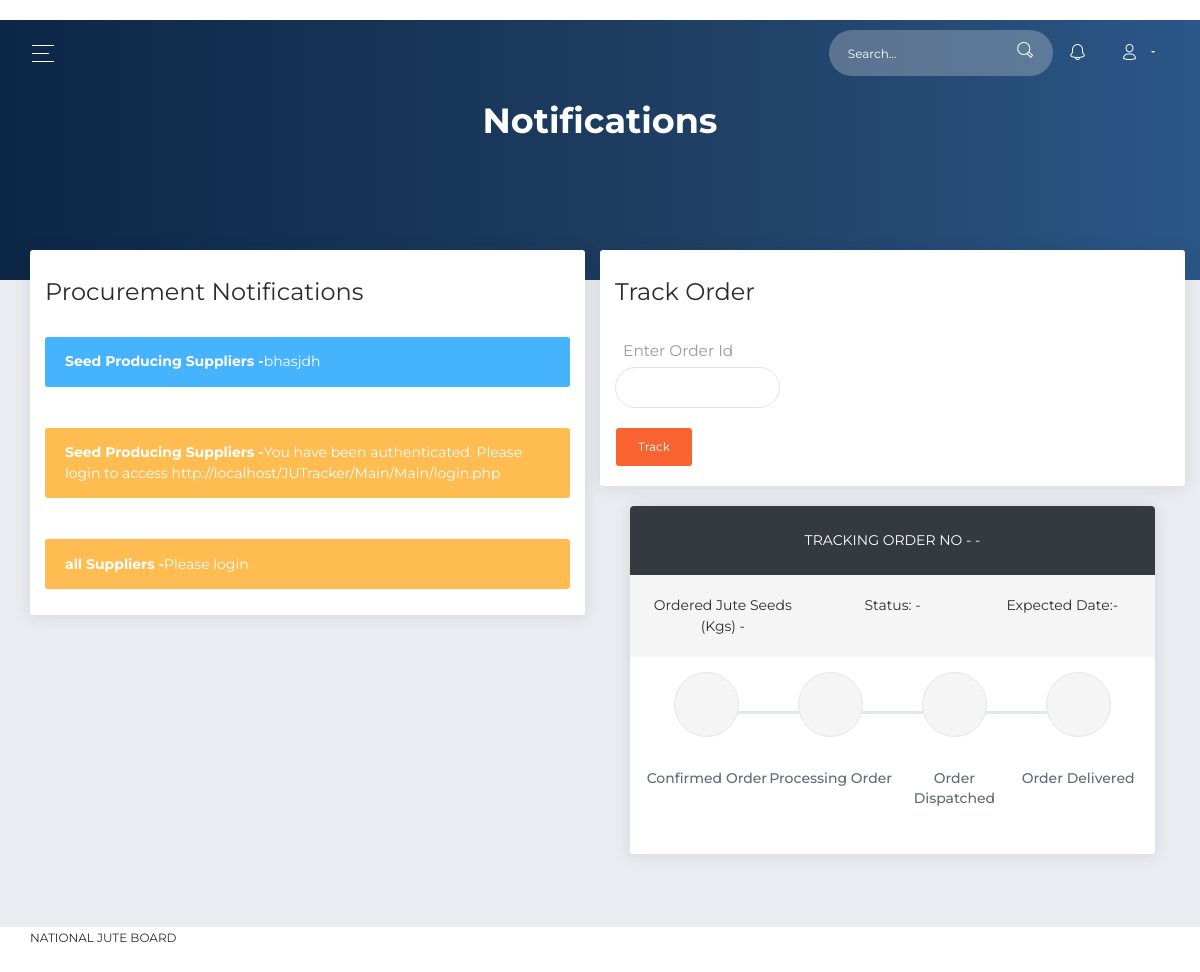
Screenshot of /notifications.php (signed in) with the database file from the repository.
### tables this page shows
CREATE TABLE `notifications` (
  `nid` int(11) NOT NULL,
  `org` varchar(255) NOT NULL,
  `usertype` varchar(255) NOT NULL,
  `msgtype` varchar(255) NOT NULL,
  `message` varchar(10000) NOT NULL,
  `nstatus` varchar(255) NOT NULL,
  `created` timestamp NOT NULL DEFAULT CURRENT_TIMESTAMP ON UPDATE CURRENT_TIMESTAMP
);

### notifications.php (the view, shortened to what this page needs)
<?php
include_once 'config/database.php';
if (isset($_SESSION['user'])) {
$user=$_SESSION['user'];
$result = mysqli_query($conn,"SELECT * FROM supplier where email='$user'");
 $row = mysqli_fetch_assoc($result);
 $user_status=$row['status'];
 $user_type=$row['type'];
 if($user_status==='Active')
 {
  ?>
<!DOCTYPE html>
<html lang="en">
<head>
  <link rel="stylesheet" href="https://use.fontawesome.com/releases/v5.7.1/css/all.css">
  <link href="assets/css/bootstrap.min.css" rel="stylesheet" />
  <link href="assets/css/now-ui-dashboard.css?v=1.5.0" rel="stylesheet" />
  <link href="assets/demo/demo.css" rel="stylesheet" />
    <link rel="stylesheet" href="https://cdn.jsdelivr.net/npm/pixeden-stroke-7-icon@1.2.3/pe-icon-7-stroke/dist/pe-icon-7-stroke.min.css">
</head>
<body class="">
  <div class="wrapper ">
    <div class="main-panel" id="main-panel">
      <nav class="navbar navbar-expand-lg navbar-transparent  bg-primary  navbar-absolute">
        <div class="container-fluid">
          <div class="navbar-wrapper">
            <div class="navbar-toggle">
              <button type="button" class="navbar-toggler">
                <span class="navbar-toggler-bar bar1"></span>
                <span class="navbar-toggler-bar bar2"></span>
                <span class="navbar-toggler-bar bar3"></span>
              </button>
            </div>
          </div>
           <?php include('action.php');?>
        </div>
      </nav>
      <div class="panel-header">
        <div class="header text-center">
          <h2 class="title">Notifications</h2>
          </div>
      </div>
      <div class="content">
        <div class="row">
          <div class="col-md-6">
            <div class="card">
              <div class="card-header">
                <h4 class="card-title">Procurement Notifications</h4>
              </div>
                      <?php
                  $result40 = mysqli_query($conn,"SELECT * FROM notifications where usertype='$user_type' or usertype='All' and nstatus='Visible' ");
                   if ($result40->num_rows > 0)
                   {
                    while($row40= $result40->fetch_assoc()) {
                      ?>
              <div class="card-body">
               <div class="alert alert-<?php echo($row40['msgtype']); ?>">
                  <span><b><?php echo($row40['usertype']); ?> Suppliers -</b><?php echo($row40['message']); ?> </span>
                </div>
              </div>
              <?php }
                }
                  ?>
            </div>
          </div>
          <div class="col-md-6">
                <div class="row">
                 <?php if($user_type=='Official')
                 {?>
                  <div class="card">
              <div class="card-header">
                <h4 class="card-title">Message For Suppliers</h4></div>
                 <div class="card-body" >
                   <form action="" method="post" enctype="multipart/form-data">
                       <div class="row">
                            <div class="form-group col-sm-4" style="font-size: large; ">
                                     <label for="track">
                                    &nbsp;&nbsp;Enter Organization</label><br>
                                    <input type="text" class="form-control form-control-sm mr-1 " id="org2" name="org2">
                            </div>&nbsp;&nbsp;&nbsp;&nbsp;&nbsp;&nbsp;
                           <div class="form-group " style="font-size: large;">
                                     <label for="track">
                                    &nbsp;&nbsp;Enter User Type</label><br>
                                    <select class="form-control form-control-sm mr-1" name="usertype2" id="usertype2" required>
                                                         <option selected>Select User Type</option>
                                                           <option value="all">All</option>
                                                         <option value="Seed Producing">Seed Producing</option>
                                                         <option value="Retailer">Retailer</option>
                                                         <option value="Distributor">Distributor</option>
                                                         <option value="Wholesaler">Wholesaler</option>
                                                         </select>
                            </div>
                          </div>
                           <div class="row">
                            <div class="form-group col-sm-4" style="font-size: large; ">
                                     <label for="track">
                                    &nbsp;&nbsp;Message Type</label><br>
                                    <select class="form-control form-control-sm mr-1" name="msgtype2" id="msgtype2" required>
                                                         <option selected>Message Priority</option>
                                                         <option value="primary">Very Low</option>
                                                         <option value="info">Low</option>
                                                         <option value="success">Medium</option>
                                                         <option value="warning">Important</option>
                                                        <option value="danger">Very Important</option></select>
                            </div>&nbsp;&nbsp;&nbsp;&nbsp;&nbsp;&nbsp;
                           <div class="form-group " style="font-size: large;">
                                     <label for="track">
                                    &nbsp;&nbsp;Enter Message</label><br>
                                <textarea  id="msg2" name="msg2" rows="4"  ></textarea>
                            </div>
                          </div>
                           <button type="submit" name="submit2" id="submit2" class="btn btn-primary" >Send Message</button>
                         </form>
                </div></div>
                <?php }
                 else{?>
                  <div class="card">
              <div class="card-header">
                <h4 class="card-title">Track Order</h4></div>
                 <div class="card-body" >
                   <form action="" method="post" enctype="multipart/form-data">
                  <div class="row">
                            <div class="form-group col-sm-4" style="font-size: large; ">
                                     <label for="track">
                                    &nbsp;&nbsp;Enter Order Id</label><br>
                                 <input type="text" class="form-control form-control-sm mr-1 " id="track" name="track">
                            </div>
                         </div>
                          <button type="submit" name="submit" id="submit" class="btn btn-primary" >Track</button>
      </form></div></div></div>
            <?php
            if(isset($_POST['submit']))
            {
              $track=$_POST['track'];
$result11 = mysqli_query($conn,"SELECT * FROM orderfs where email='$user' and otoken='$track'");
 $row11 = mysqli_fetch_assoc($result11);
 $ostatus=$row11['ostatus'];
 $shipped=$row11['qty'];
 $ud=$row11['udate'];
 $t=$row11['otoken'];
 if($ostatus=='Unsend')
 {
  $a='completed';
  $b='';
  $c='';
  $d='';
  $e='Placed';
 }
 elseif($ostatus=='Sent')
 {
  $a='completed';
  $b='completed';
  $c='';
  $d='';
  $e='Dispatched';
 }
 elseif($ostatus=='Received')
 {
  $a='completed';
  $b='completed';
  $c='completed';
  $d='';
  $e='Received';
 }
 elseif($ostatus=='Done')
 {
  $a='completed';
  $b='completed';
  $c='completed';
  $d='completed';
  $e='Completed';
 }
 else
 {
  $a='';
  $b='';
  $c='';
  $d='';
  $e='No Details';
 }
 ?>
<div class="container padding-bottom-3x mb-1 " style="padding-left: 0px;padding-right: 0px;">
        <div class="card mb-3">
          <div class="p-4 text-center text-white text-lg bg-dark rounded-top"><span class="text-uppercase">Tracking Order No - </span><span class="text-medium"><?php echo"$t";?></span></div>
          <div class="d-flex flex-wrap flex-sm-nowrap justify-content-between py-3 px-2 bg-secondary">
            <div class="w-100 text-center py-1 px-2"><span class="text-medium">Ordered Jute Seeds (Kgs) </span><?php echo"$shipped";?></div>
            <div class="w-100 text-center py-1 px-2"><span class="text-medium">Status:</span> <?php echo"$e";?></div>
            <div class="w-100 text-center py-1 px-2"><span class="text-medium">Expected Date:</span><?php echo"$ud";?></div>
          </div>
          <div class="card-body">
            <div class="steps d-flex flex-wrap flex-sm-nowrap justify-content-between padding-top-2x padding-bottom-1x">
              <div class="step <?php echo"$a";?>">
                <div class="step-icon-wrap">
                  <div class="step-icon"><i class="pe-7s-cart"></i></div>
                </div>
                <h4 class="step-title">Confirmed Order</h4>
              </div>
              <div class="step <?php echo"$b";?>">
                <div class="step-icon-wrap">
                  <div class="step-icon"><i class="pe-7s-config"></i></div>
                </div>
                <h4 class="step-title">Processing Order</h4>
              </div>
              <div class="step <?php echo"$c";?>">
                <div class="step-icon-wrap">
                  <div class="step-icon"><i class="pe-7s-car"></i></div>
                </div>
                <h4 class="step-title">Order Dispatched</h4>
              </div>
              <div class="step <?php echo"$d";?>">
                <div class="step-icon-wrap">
                  <div class="step-icon"><i class="pe-7s-home"></i></div>
                </div>
                <h4 class="step-title">Order Delivered</h4>
              </div>
            </div>
          </div>
        </div>
      </div>
<?php }
else{ ?>
  <div class="container padding-bottom-3x mb-1">
        <div class="card mb-3">
          <div class="p-4 text-center text-white text-lg bg-dark rounded-top"><span class="text-uppercase">Tracking Order No - </span><span class="text-medium">-</span></div>
          <div class="d-flex flex-wrap flex-sm-nowrap justify-content-between py-3 px-2 bg-secondary">
            <div class="w-100 text-center py-1 px-2"><span class="text-medium">Ordered Jute Seeds (Kgs) </span>-</div>
            <div class="w-100 text-center py-1 px-2"><span class="text-medium">Status:</span> -</div>
            <div class="w-100 text-center py-1 px-2"><span class="text-medium">Expected Date:</span>-</div>
          </div>
          <div class="card-body">
            <div class="steps d-flex flex-wrap flex-sm-nowrap justify-content-between padding-top-2x padding-bottom-1x">
              <div class="step">
                <div class="step-icon-wrap">
                  <div class="step-icon"><i class="pe-7s-cart"></i></div>
                </div>
                <h4 class="step-title">Confirmed Order</h4>
              </div>
              <div class="step ">
                <div class="step-icon-wrap">
                  <div class="step-icon"><i class="pe-7s-config"></i></div>
                </div>
                <h4 class="step-title">Processing Order</h4>
              </div>
              <div class="step ">
                <div class="step-icon-wrap">
                  <div class="step-icon"><i class="pe-7s-car"></i></div>
                </div>
                <h4 class="step-title">Order Dispatched</h4>
              </div>
              <div class="step ">
                <div class="step-icon-wrap">
                  <div class="step-icon"><i class="pe-7s-home"></i></div>
                </div>
                <h4 class="step-title">Order Delivered</h4>
              </div>
            </div>
          </div>
        </div>
      </div>
    <?php }}?>
        </div>
       </div>
        </div>
      </div>
      <?php include('footer.php'); ?>
    </div>
</body>
</html>
<?php
}
}else
{
header("location: ./login.php");
}?>

### notifications.php (style rules this page uses)
body { margin-top:20px; }
.steps .step { display: block; width: 100%; margin-bottom: 35px; text-align: center }
.steps .step .step-icon-wrap { display: block; position: relative; width: 100%; height: 80px; text-align: center }
.steps .step .step-icon-wrap::before, .steps .step .step-icon-wrap::after { display: block; position: absolute; top: 50%; width: 50%; height: 3px; margin-top: -1px; background-color: #e1e7ec; content: ''; z-index: 1 }
.steps .step .step-icon-wrap::before { left: 0 }
.steps .step .step-icon-wrap::after { right: 0 }
.steps .step .step-icon { display: inline-block; position: relative; width: 65px; height: 65px; border: 1px solid #e1e7ec; border-radius: 50%; background-color: #f5f5f5; color: #374250; font-size: 38px; line-height: 66px; z-index: 5 }
.steps .step .step-title { margin-top: 16px; margin-bottom: 0; color: #606975; font-size: 14px; font-weight: 500 }
.steps .step:first-child .step-icon-wrap::before { display: none }
.steps .step:last-child .step-icon-wrap::after { display: none }
.bg-faded, .bg-secondary { background-color: #f5f5f5 !important; }

### rows the page displays
notifications: usertype "Seed Producing", message "bhasjdh"
notifications: usertype "Seed Producing", message "You have been authenticated. Please login to access http://localhost/JUTracker/Main/Main/login.php"
notifications: usertype "all", message "Please login"
